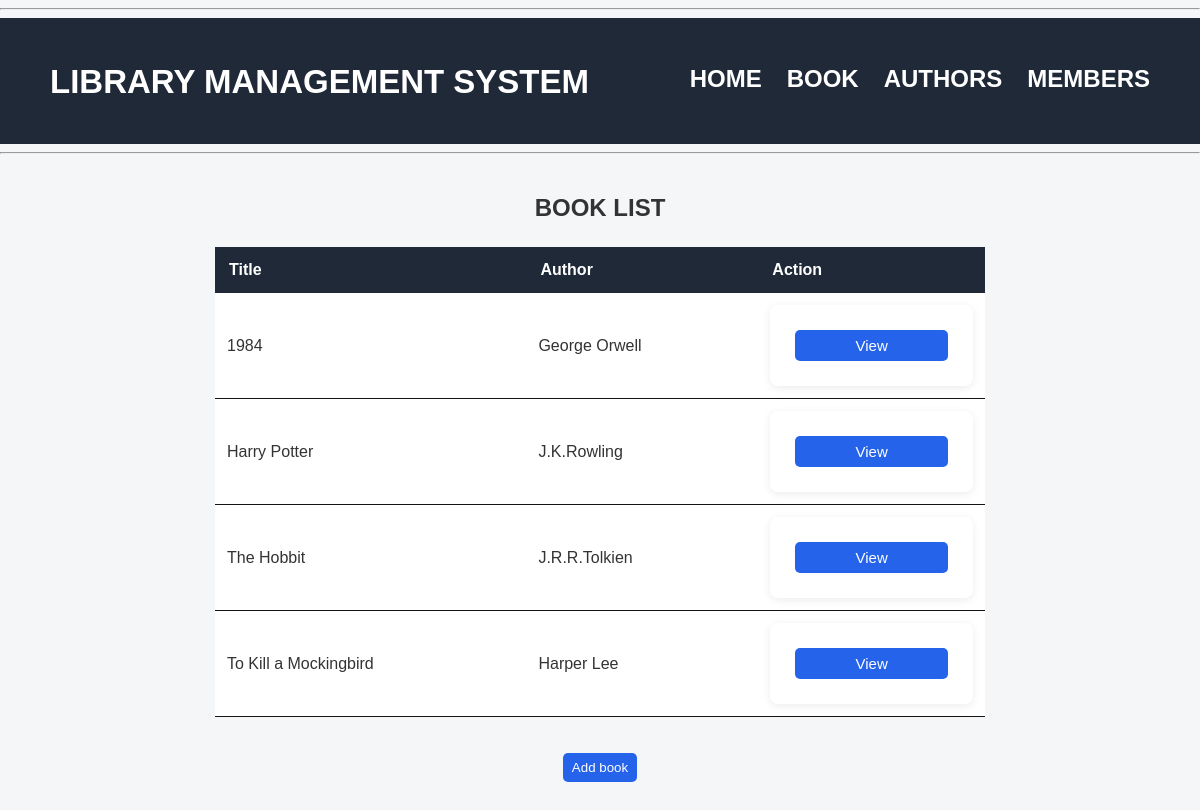
The page /book_list on the database its author committed.
### app/models.py (models this page shows, shortened)
class Book(models.Model):
    title=models.CharField(max_length=200)  #required??
    author=models.ForeignKey(Author , on_delete=models.CASCADE)
    category=models.ForeignKey(Category, on_delete=models.SET_NULL,null=True)  #SET_NULL??
    published_date=models.DateField() #required
    isbn=models.CharField( max_length=13, unique=True)
    available_copies=models.IntegerField(default=1)

class Author(models.Model):
    name=models.CharField(max_length=100) #required??
    bio=models.TextField(blank=True)
    birth_date=models.DateField(null=True,blank=True)
    def __str__(self):
        return self.name

### app/views.py (the view)
# urls.py: path('book_list',book_list,name='book_list'),
def book_list(req):
    books=Book.objects.all()
    return render(req,'book_list.html',{'books':books})

### app/templates/book_list.html (shortened to what this page needs)
{% extends 'base.html'%}
    {% block content %}
    <center>
    <h2>BOOK LIST </h2>
    <table>
    <tr>
    <th>Title</th>
    <th>Author</th>
    <th>Action</th>
    </tr>
    {% for i in books %}
    <tr>
        <td>{{i.title}}</td>
        <td>{{i.author}}</td>
        <td>
            <form action="{% url 'book_details'%}" method='POST'>
                <input type="submit" value="View">
            </form>
        </td>
    </tr>
    {% endfor %}
    </table><br><br>
    <a href="{% url 'book_form' %}"><button>Add book</button></a>
    </center>
    {% endblock %}

### app/static/base.css (style rules this page uses)
* { box-sizing: border-box; }
body { margin: 0; font-family: Arial, sans-serif; background-color: #f4f6f8; color: #333; }
h1, h2 { margin-bottom: 25px; }
h2 { text-align: center; }
table { width: 70%; border-collapse: collapse; background-color: white; margin-top: 20px; }
th { background-color: #1f2937; color: white; padding: 14px; text-align: left; }
td { padding: 12px; border-bottom: 1px solid #131313; }
button, input[type="submit"] { background-color: #2563eb; color: white; border: none; padding: 7px 9px; border-radius: 5px; cursor: pointer; }
form { background-color: white; padding: 25px; border-radius: 8px; box-shadow: 0 2px 8px rgba(0, 0, 0, 0.08); }
form input, form select, form textarea { width: 100%; padding: 10px; border: 1px solid #ccc; border-radius: 5px; font-size: 15px; }
a { color: #2563eb; }

### rows shown on the page
Book: title "1984", author "George Orwell"
Book: title "Harry Potter", author "J.K.Rowling"
Book: title "The Hobbit", author "J.R.R.Tolkien"
Book: title "To Kill a Mockingbird", author "Harper Lee"
